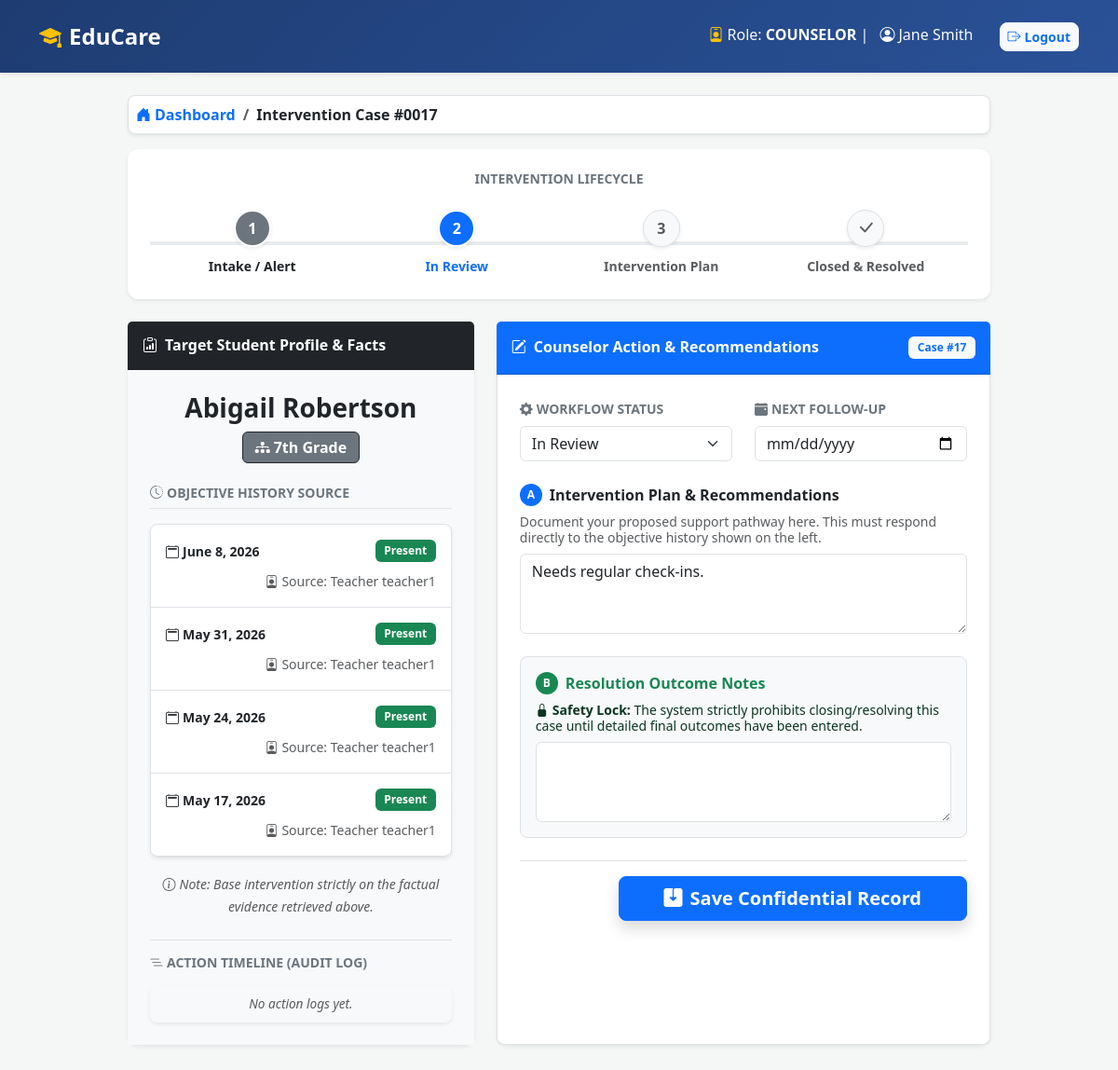
/counselor/case/17/ (signed in), run on the app's committed database.
### school_app/models.py (models this page shows, shortened)
class User(AbstractUser):
    ROLE_CHOICES = (
        ('TEACHER', 'Teacher'),
        ('COUNSELOR', 'Counselor'),
        ('PRINCIPAL', 'Principal'),
    )
    role = models.CharField(max_length=20, choices=ROLE_CHOICES, default='TEACHER')
    groups = models.ManyToManyField(
        'auth.Group',
        related_name='school_app_user_groups',
        blank=True
    )
    user_permissions = models.ManyToManyField(
        'auth.Permission',
        related_name='school_app_user_permissions',
        blank=True
    )

class InterventionCase(models.Model):
    STATUS_CHOICES = (
        ('NEW', 'New Alert'),
        ('IN_REVIEW', 'In Review'),
        ('INTERVENTION', 'Intervention Planned'),
        ('FOLLOW_UP_MISSED', 'Missed Follow-up'),
        ('RESOLVED', 'Resolved'),
    )
    student = models.ForeignKey(Student, on_delete=models.CASCADE, related_name='interventions')
    counselor = models.ForeignKey(User, on_delete=models.SET_NULL, null=True, limit_choices_to={'role': 'COUNSELOR'})
    status = models.CharField(max_length=20, choices=STATUS_CHOICES, default='NEW', db_index=True)
    risk_score = models.IntegerField(default=0, db_index=True)
    created_at = models.DateTimeField(auto_now_add=True, db_index=True)
    plan_description = models.TextField(blank=True, null=True)
    follow_up_date = models.DateField(blank=True, null=True)
    resolution_notes = models.TextField(blank=True, null=True)

class Student(models.Model):
    first_name = models.CharField(max_length=50)
    last_name = models.CharField(max_length=50)
    date_of_birth = models.DateField()
    grade_level = models.CharField(max_length=20, db_index=True)
    assigned_teacher = models.ForeignKey(User, on_delete=models.SET_NULL, null=True, limit_choices_to={'role': 'TEACHER'}, db_index=True)

class AttendanceRecord(models.Model):
    student = models.ForeignKey(Student, on_delete=models.CASCADE, related_name='attendance_records')
    date = models.DateField()
    is_absent = models.BooleanField(default=False)
    behavioral_flag = models.CharField(max_length=150, blank=True, null=True, help_text="e.g. 'seems withdrawn'")
    logged_by = models.ForeignKey(User, on_delete=models.SET_NULL, null=True)
    class Meta:
        unique_together = ('student', 'date')

### school_app/views.py (the view)
# urls.py: path('counselor/case/<int:case_id>/', views.case_detail, name='case_detail'),
@login_required
@role_required(['COUNSELOR'])
def case_detail(request, case_id):
    case = get_object_or_404(InterventionCase.objects.select_related('student'), id=case_id)
    logs = ActionLog.objects.filter(case=case).order_by('-timestamp')
    if request.method == 'POST':
        form = InterventionForm(request.POST, instance=case)
        if form.is_valid():
            try:
                c = form.save(commit=False)
                c.counselor = request.user
                c.clean() # Model-level validation enforcement!
                c.save()
                ActionLog.objects.create(user=request.user, user_role=request.user.role, case=c, action_detail=f"Updated case status to {c.status}")
                messages.success(request, "Case updated successfully.")
                return redirect('counselor_dashboard')
            except ValidationError as e:
                ActionLog.objects.create(user=request.user, user_role=request.user.role, case=case, action_detail=f"Validation failed: {e.messages[0]}", result='Blocked')
                messages.error(request, f"Validation Error: {e.messages[0]}")
    else:
        form = InterventionForm(instance=case)
    return render(request, 'school_app/case_detail.html', {'form': form, 'case': case, 'logs': logs})

### school_app/templates/school_app/case_detail.html (shortened to what this page needs)
{% extends 'school_app/base.html' %}
{% block content %}
<div class="row justify-content-center">
    <div class="col-lg-10">
        <nav aria-label="breadcrumb" class="mb-3">
          <ol class="breadcrumb bg-white p-2 rounded-3 shadow-sm border">
            <li class="breadcrumb-item"><a href="{% url 'counselor_dashboard' %}" class="text-decoration-none fw-bold"><i class="bi bi-house-door-fill me-1"></i>Dashboard</a></li>
            <li class="breadcrumb-item active fw-bold text-dark" aria-current="page">Intervention Case #{{ case.id|stringformat:"04d" }}</li>
          </ol>
        </nav>
        <div class="card shadow-sm border-0 mb-4 bg-white">
            <div class="card-body p-4">
                <h5 class="fw-bold mb-4 text-secondary text-uppercase small text-center">Intervention Lifecycle</h5>
                <div class="d-flex justify-content-between position-relative">
                    <div class="position-absolute top-50 start-0 translate-middle-y w-100" style="height: 4px; background-color: #e9ecef; z-index: 1;"></div>
                    <div class="text-center position-relative" style="z-index: 2; width: 25%;">
                        <div class="rounded-circle {% if case.status != 'NEW' %}bg-secondary{% else %}bg-warning text-dark border-dark{% endif %} text-white d-flex align-items-center justify-content-center mx-auto mb-2 fw-bold shadow-sm" style="width:40px; height:40px; border:2px solid white;">1</div>
                        <small class="fw-bold text-dark">Intake / Alert</small>
                    </div>
                    <div class="text-center position-relative" style="z-index: 2; width: 25%;">
                        <div class="rounded-circle {% if case.status == 'IN_REVIEW' %}bg-primary{% elif case.status == 'INTERVENTION' or case.status == 'FOLLOW_UP_MISSED' or case.status == 'RESOLVED' %}bg-secondary{% else %}bg-light text-muted border{% endif %} text-white d-flex align-items-center justify-content-center mx-auto mb-2 fw-bold shadow-sm" style="width:40px; height:40px; border:2px solid white;">2</div>
                        <small class="fw-bold {% if case.status == 'IN_REVIEW' %}text-primary{% else %}text-muted{% endif %}">In Review</small>
                    </div>
                    <div class="text-center position-relative" style="z-index: 2; width: 25%;">
                        <div class="rounded-circle {% if case.status == 'INTERVENTION' or case.status == 'FOLLOW_UP_MISSED' %}bg-primary{% elif case.status == 'RESOLVED' %}bg-secondary{% else %}bg-light text-muted border{% endif %} text-white d-flex align-items-center justify-content-center mx-auto mb-2 fw-bold shadow-sm" style="width:40px; height:40px; border:2px solid white;">3</div>
                        <small class="fw-bold {% if case.status == 'INTERVENTION' or case.status == 'FOLLOW_UP_MISSED' %}text-primary{% else %}text-muted{% endif %}">Intervention Plan</small>
                    </div>
                    <div class="text-center position-relative" style="z-index: 2; width: 25%;">
                        <div class="rounded-circle {% if case.status == 'RESOLVED' %}bg-success{% else %}bg-light text-muted border{% endif %} text-white d-flex align-items-center justify-content-center mx-auto mb-2 fw-bold shadow-sm" style="width:40px; height:40px; border:2px solid white;"><i class="bi bi-check-lg fs-5"></i></div>
                        <small class="fw-bold {% if case.status == 'RESOLVED' %}text-success{% else %}text-muted{% endif %}">Closed & Resolved</small>
                    </div>
                </div>
            </div>
        </div>
        <div class="row g-4">
            <div class="col-md-5">
                <div class="card border-0 shadow-sm h-100 bg-white">
                    <div class="card-header bg-dark text-white py-3">
                        <h6 class="mb-0 fw-bold"><i class="bi bi-clipboard-data me-2"></i>Target Student Profile & Facts</h6>
                    </div>
                    <div class="card-body p-4 bg-light">
                        <div class="text-center mb-4">
                            <h3 class="fw-bold text-dark mb-0">{{ case.student.first_name }} {{ case.student.last_name }}</h3>
                            <span class="badge bg-secondary mt-2 fs-6 border border-dark"><i class="bi bi-diagram-3-fill me-1"></i>{{ case.student.grade_level }}</span>
                        </div>
                        <h6 class="fw-bold text-secondary text-uppercase small border-bottom pb-2 mb-3 mt-4"><i class="bi bi-clock-history me-1"></i>Objective History Source</h6>
                        <ul class="list-group list-group-flush rounded-3 shadow-sm border">
                            {% for record in case.student.attendance_records.all|dictsortreversed:"date"|slice:":4" %}
                            <li class="list-group-item px-3 py-3 border-bottom">
                                <div class="d-flex justify-content-between align-items-center mb-1">
                                    <strong class="text-dark small"><i class="bi bi-calendar2 me-1"></i>{{ record.date }}</strong>
                                    {% if record.is_absent %}<span class="badge bg-danger">Absent</span>{% else %}<span class="badge bg-success">Present</span>{% endif %}
                                </div>
                                <div class="text-end mt-2">
                                    <small class="text-muted"><i class="bi bi-person-badge me-1"></i>Source: Teacher {{ record.logged_by.username }}</small>
                                </div>
                            </li>
                            {% empty %}
                            <li class="list-group-item bg-transparent text-muted py-4 text-center">No historical objective data.</li>
                            {% endfor %}
                        </ul>
                        <div class="mt-3 text-center">
                            <small class="text-muted fst-italic"><i class="bi bi-info-circle me-1"></i>Note: Base intervention strictly on the factual evidence retrieved above.</small>
                        </div>
                        <div class="mt-4 border-top pt-3">
                            <h6 class="fw-bold text-secondary text-uppercase small mb-3"><i class="bi bi-list-nested me-1"></i>Action Timeline (Audit Log)</h6>
                            <ul class="list-group list-group-flush rounded-3 shadow-sm border border-light" style="font-size: 0.85rem;">
                                {% for log in logs %}
                                <li class="list-group-item px-3 py-2 bg-white">
                                    <div class="d-flex justify-content-between">
                                        <strong class="text-dark">{{ log.timestamp|date:"M d H:i" }}</strong>
                                        <span class="text-muted">User: {{ log.user.username }}</span>
                                    </div>
                                    <div class="text-muted mt-1">{{ log.action_detail }}</div>
                                    {% if log.result != 'Success' %}
                                        <span class="badge bg-danger mt-1">Blocked: {{ log.result }}</span>
                                    {% endif %}
                                </li>
                                {% empty %}
                                <li class="list-group-item bg-light text-muted py-2 text-center fst-italic">No action logs yet.</li>
                                {% endfor %}
                            </ul>
                        </div>
                    </div>
                </div>
            </div>
            <div class="col-md-7">
                <div class="card shadow-sm border-0 h-100">
                    <div class="card-header bg-primary text-white py-3 d-flex justify-content-between align-items-center">
                        <h6 class="mb-0 fw-bold"><i class="bi bi-pencil-square me-2"></i>Counselor Action & Recommendations</h6>
                        <span class="badge bg-light text-primary">Case #{{ case.id }}</span>
                    </div>
                    <div class="card-body p-4 border border-top-0 rounded-bottom">
                        <form method="post">
                            <div class="row mb-4">
                                <div class="col-md-6 mb-3 mb-md-0">
                                    <label class="form-label fw-bold text-secondary text-uppercase small"><i class="bi bi-gear-fill me-1"></i>Workflow Status</label>
                                    {{ form.status }}
                                </div>
                                <div class="col-md-6">
                                    <label class="form-label fw-bold text-secondary text-uppercase small"><i class="bi bi-calendar-event-fill me-1"></i>Next Follow-Up</label>
                                    {{ form.follow_up_date }}
                                </div>
                            </div>
                            <div class="mb-4">
                                <label class="form-label fw-bold text-dark d-flex align-items-center">
                                    <span class="bg-primary text-white rounded-circle d-flex justify-content-center align-items-center me-2" style="width:24px;height:24px;font-size:12px;">A</span>
                                    Intervention Plan & Recommendations
                                </label>
                                <div class="form-text text-muted mb-2 lh-sm mt-0">Document your proposed support pathway here. This must respond directly to the objective history shown on the left.</div>
                                {{ form.plan_description }}
                            </div>
                            <div class="mb-4 bg-light border p-3 rounded-3 {% if form.resolution_notes.errors or form.non_field_errors %}border-danger shadow-sm{% endif %}">
                                <label class="form-label fw-bold text-success d-flex align-items-center">
                                    <span class="bg-success text-white rounded-circle d-flex justify-content-center align-items-center me-2" style="width:24px;height:24px;font-size:12px;">B</span>
                                    Resolution Outcome Notes
                                </label>
                                <div class="form-text text-success-emphasis mb-2 lh-sm mt-0"><i class="bi bi-lock-fill me-1"></i><strong>Safety Lock:</strong> The system strictly prohibits closing/resolving this case until detailed final outcomes have been entered.</div>
                                {{ form.resolution_notes }}
                            </div>
                            <div class="d-flex justify-content-end mt-4 pt-3 border-top">
                                <button type="submit" class="btn btn-primary btn-lg px-5 fw-bold shadow"><i class="bi bi-save2-fill me-2"></i>Save Confidential Record</button>
                            </div>
                        </form>
                    </div>
                </div>
            </div>
        </div>
    </div>
</div>
{% endblock %}

### school_app/templates/school_app/base.html (shortened to what this page needs)
<!DOCTYPE html>
<html lang="en">
<head>
    <link href="https://cdn.jsdelivr.net/npm/bootstrap@5.3.0/dist/css/bootstrap.min.css" rel="stylesheet">
    <link rel="stylesheet" href="https://cdn.jsdelivr.net/npm/bootstrap-icons@1.11.1/font/bootstrap-icons.css">
</head>
<body>
<nav class="navbar navbar-expand-lg navbar-dark shadow-sm mb-4 py-3">
    <div class="container">
        <a class="navbar-brand fw-bold fs-4" href="#"><i class="bi bi-mortarboard-fill me-2 text-warning"></i>EduCare</a>
        <div class="ms-auto">
            {% if user.is_authenticated %}
                <span class="me-4 text-light"><i class="bi bi-person-badge text-warning me-1"></i>Role: <strong class="text-white">{{ user.role }}</strong> | <i class="bi bi-person-circle ms-2 me-1"></i>{{ user.first_name }} {{ user.last_name }}</span>
                <a href="{% url 'logout' %}" class="btn btn-light btn-sm text-primary fw-bold"><i class="bi bi-box-arrow-right me-1"></i>Logout</a>
            {% endif %}
        </div>
    </div>
</nav>
<div class="container pb-5">
    {% block content %}{% endblock %}
</div>
</body>
</html>

### data on the page
User: role "COUNSELOR", first_name "Jane", last_name "Smith"
InterventionCase: id "0017", student.first_name "Abigail", student.last_name "Robertson", student.grade_level "7th Grade", id "17", status "In Review", plan_description "Needs regular check-ins."
AttendanceRecord: date "June 8, 2026", is_absent "Present", logged_by.username "teacher1"
AttendanceRecord: date "May 31, 2026", is_absent "Present", logged_by.username "teacher1"
AttendanceRecord: date "May 24, 2026", is_absent "Present", logged_by.username "teacher1"
AttendanceRecord: date "May 17, 2026", is_absent "Present", logged_by.username "teacher1"
